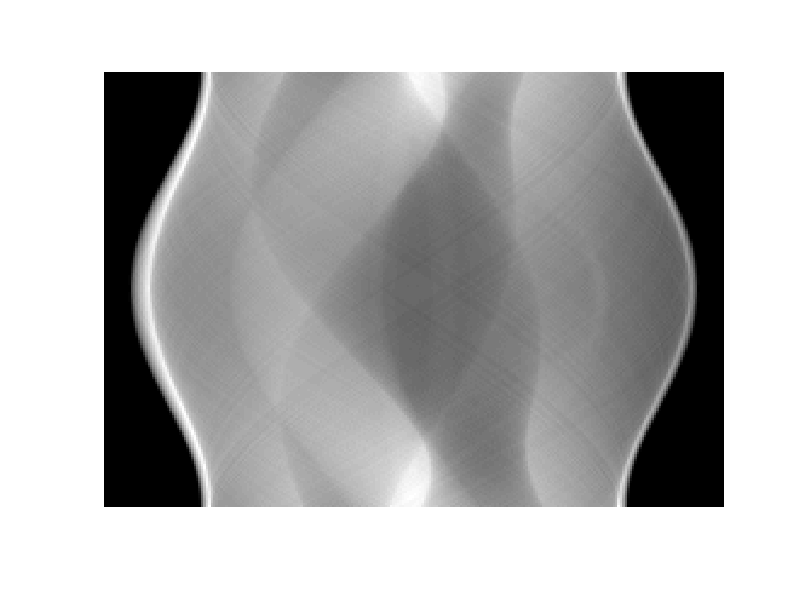
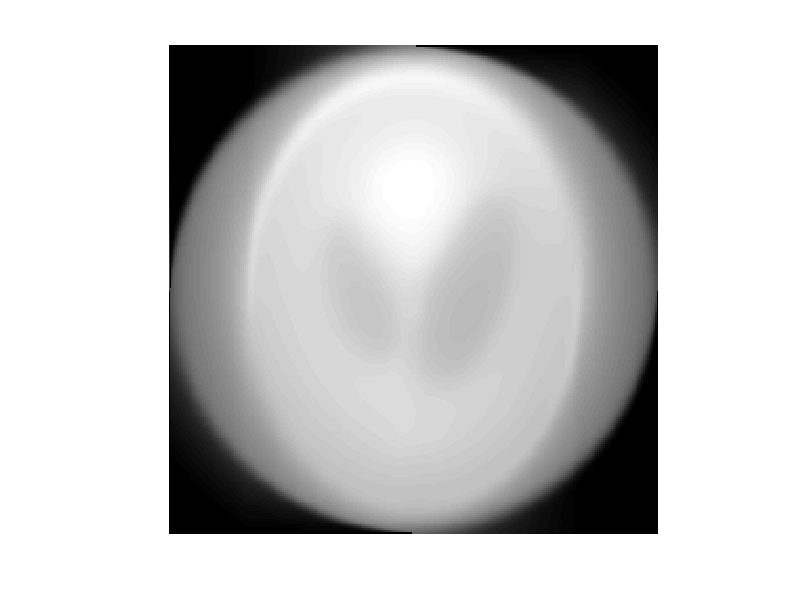

These figures' MATLAB source, in order:
img = phantom('Modified Shepp-Logan', 256);
imshow(img, [])

theta = 1:180;
new = zeros(256,256);
sum_vec = zeros(180, 256);

for i = 1:length(theta)
   
    temp = imrotate(img, theta(i), 'bilinear', 'crop');
    sum_vec(i,:) = sum(temp, 1);
    
    new = imrotate(new, -1, 'bilinear', 'crop') + sum_vec(i,:);
    
end

imshow(sum_vec,[]);
new = mat2gray(new)/256;
figure, imshow(new,[]);